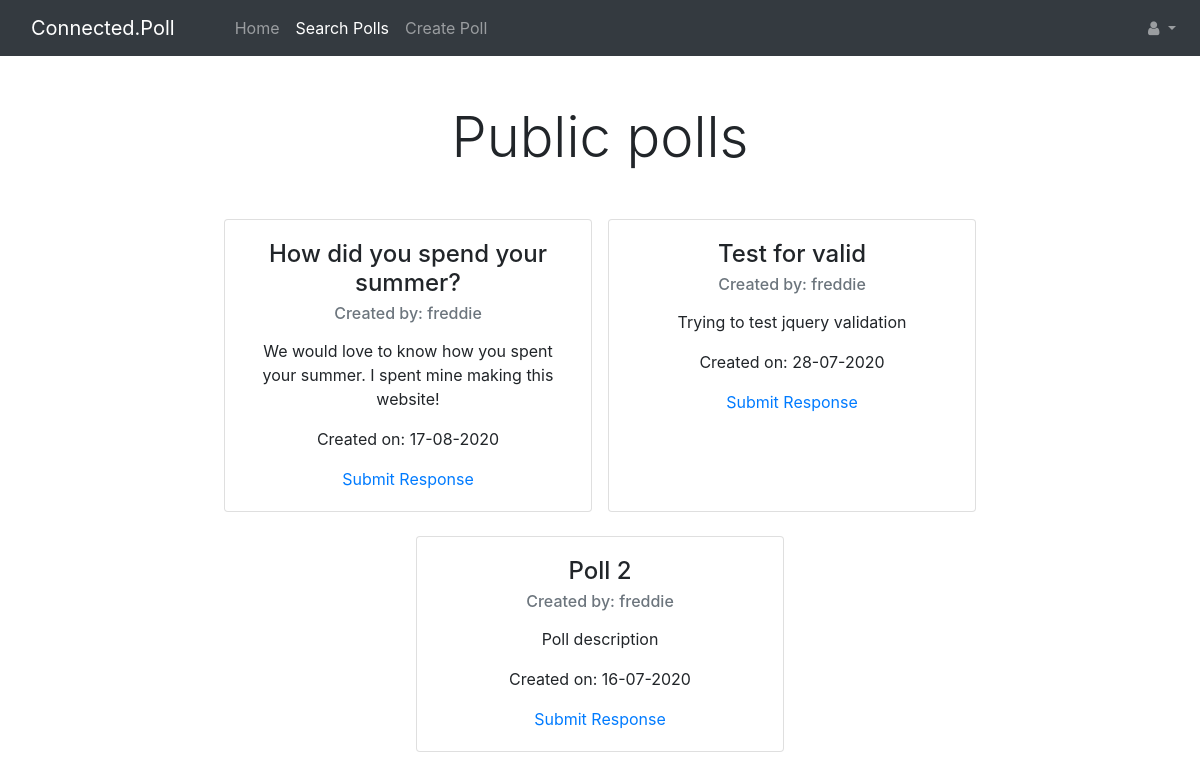
/search_polls, run on the app's committed database.
### app/models.py (models this page shows, shortened)
class Poll(db.Model):
    title = db.Column(db.String(64), index=True)
    id = db.Column(db.Integer, primary_key=True)
    user_id = db.Column(db.Integer, db.ForeignKey('user.id'))
    created_date = db.Column(db.DateTime, default=datetime.utcnow)
    online = db.Column(db.Boolean, default=True, index=True)
    public = db.Column(db.Boolean, index=True)
    description = db.Column(db.String(128), index=True)
    questions = db.relationship('Question', backref='QForPoll', lazy="dynamic", cascade="all, delete, delete-orphan")
    responses = db.relationship('UserPollResponse', backref="PollResponses", lazy="dynamic",
                                cascade="all, delete, delete-orphan")

class User(UserMixin, db.Model):
    id = db.Column(db.Integer, primary_key=True)
    forename = db.Column(db.String, index=True)
    surname = db.Column(db.String, index=True)
    username = db.Column(db.String, index=True, unique=True)
    email = db.Column(db.String, index=True, unique=True)
    salt = db.Column(db.String, index=True)
    password_hash = db.Column(db.String)
    polls = db.relationship('Poll', backref="creator", lazy="dynamic", cascade="all, delete, delete-orphan")
    responses = db.relationship('UserPollResponse', backref="UserResponses", lazy="dynamic")

### app/routes.py (the view)
@app.route("/search_polls")
def search_polls():
    if current_user.is_authenticated:
        polls = db.session.query(Poll, User.username).join(User, (Poll.user_id == User.id)).filter(Poll.public == 1, Poll.online == 1, Poll.user_id != current_user.id).order_by(Poll.created_date.desc()).all()
    else:
        polls = db.session.query(Poll, User.username).join(User, (Poll.user_id == User.id)).filter(Poll.public == 1, Poll.online == 1).order_by(Poll.created_date.desc()).all()
    return render_template('search_polls.html', polls=polls)

### app/templates/search_polls.html
{% extends "base.html" %}
{% set active_page = "search" %}
{% block app_content %}
<main role="main" class="text-center my-4 mx-5">
    <h1 class="display-4 mb-5">Public polls</h1>
    <div class="row justify-content-center">
        {% for poll in polls %}
        <div class="col-lg-4 card mx-2 mb-4" style="width: 36rem;">
            <div class="card-body">
                    <h4 class="card-title">{{poll.Poll.title}}</h4>
                    <h6 class="card-subtitle text-muted mb-3">Created by: {{poll.username}}</h6>
                    <p class="card-text">{{ poll.Poll.description }}</p>
                    <p class="card-text">Created on: {{poll.Poll.created_date.strftime('%d-%m-%Y')}}</p>
                    <a href="{{url_for('view_poll', poll_id = poll.Poll.id)}}" class="card-link mb-2">Submit Response</a>
            </div>
        </div>
        {% endfor %}
    </div>
</main>
{% endblock %}

### app/static/css/stylesheet.css (style rules this page uses)
[role="main"] { padding-top: 24px; }

### data on the page
Poll: Poll "How did you spend your summer?", username "freddie", Poll.description "We would love to know how you spent your summer. I spent mine making this website!", Poll.created_date "17-08-2020"
Poll: Poll "Test for valid", username "freddie", Poll.description "Trying to test jquery validation", Poll.created_date "28-07-2020"
Poll: Poll "Poll 2", username "freddie", Poll.description "Poll description", Poll.created_date "16-07-2020"
